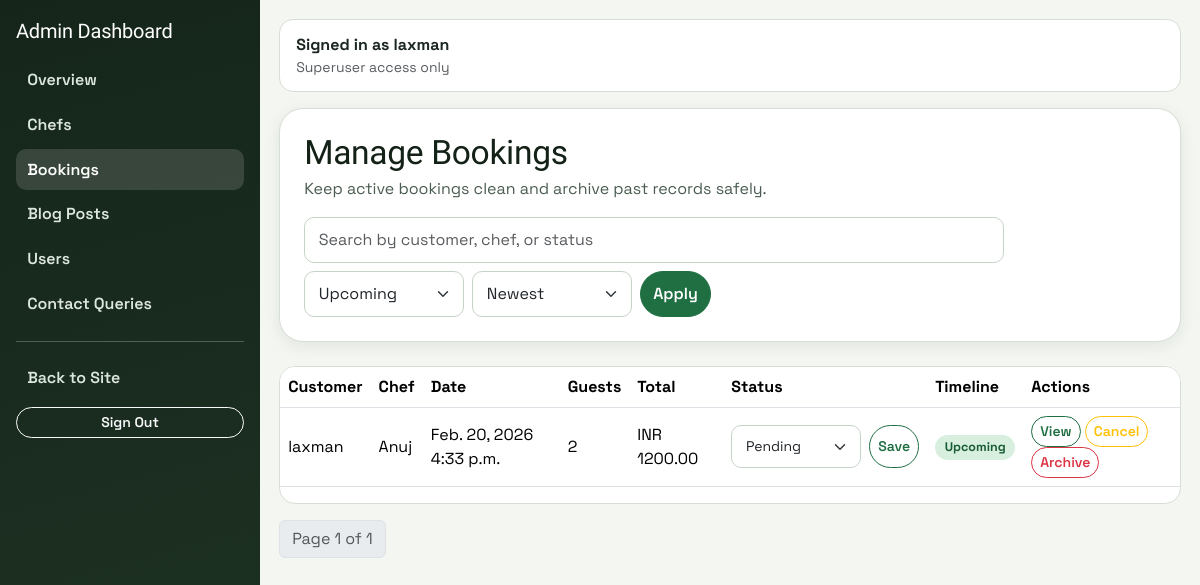
Page /myadmin/bookings/ (signed in) on the committed database.
### booking/models.py (models this page shows, shortened)
class Booking(models.Model):
    STATUS_CHOICES = [
        ('Pending', 'Pending'),
        ('Accepted', 'Accepted'),
        ('Rejected', 'Rejected'),
    ]
    customer = models.ForeignKey(settings.AUTH_USER_MODEL, on_delete=models.CASCADE)
    chef = models.ForeignKey('Chef', on_delete=models.CASCADE)
    date = models.DateField()
    time = models.TimeField()
    person = models.PositiveIntegerField()
    total_price = models.DecimalField(max_digits=8, decimal_places=2)
    status = models.CharField(max_length=20, choices=STATUS_CHOICES, default='Pending', db_index=True)
    is_deleted = models.BooleanField(default=False, db_index=True)
    deleted_at = models.DateTimeField(blank=True, null=True)
    deleted_by = models.ForeignKey(
        settings.AUTH_USER_MODEL,
        on_delete=models.SET_NULL,
        null=True,
        blank=True,
        related_name="deleted_bookings",
    )
    objects = ActiveBookingManager()
    all_objects = BookingQuerySet.as_manager()
    @property
    def scheduled_at(self):
        return datetime.combine(self.date, self.time).replace(tzinfo=dt_timezone.utc)
    @property
    def is_past(self):
        return self.scheduled_at < timezone.now()
    class Meta:
        indexes = [
            models.Index(fields=["date"]),
            models.Index(fields=["status", "date"]),
            models.Index(fields=["is_deleted", "date"]),
        ]

class Chef(models.Model):
    user = models.OneToOneField(settings.AUTH_USER_MODEL, on_delete=models.CASCADE)
    name = models.CharField(max_length=100)
    specialty = models.CharField(max_length=200)
    experience = models.PositiveIntegerField()  # years
    team_members = models.PositiveIntegerField(
        validators=[MinValueValidator(2)],
        blank=True,
        null=True
    )
    price_per_person = models.DecimalField(max_digits=8, decimal_places=2)
    image = models.ImageField(upload_to='chef_dishes/', blank=True, null=True)

### custom_admin/views.py (the view)
# urls.py: path("bookings/", views.booking_list, name="booking_list"),
@admin_required
def booking_list(request):
    q = request.GET.get("q", "").strip()
    scope = _safe_sort(request.GET.get("scope", "upcoming"), {"upcoming", "past", "archived", "all"}, "upcoming")
    sort = _safe_sort(request.GET.get("sort", "newest"), {"newest", "oldest", "status"}, "newest")
    order_map = {
        "newest": "-date",
        "oldest": "date",
        "status": "status",
    }
    bookings_qs = Booking.all_objects.select_related("customer", "chef")
    past_q = _past_booking_q()
    if scope == "upcoming":
        bookings_qs = bookings_qs.filter(is_deleted=False).exclude(past_q)
    elif scope == "past":
        bookings_qs = bookings_qs.filter(is_deleted=False).filter(past_q)
    elif scope == "archived":
        bookings_qs = bookings_qs.filter(is_deleted=True)
    else:
        bookings_qs = bookings_qs.filter(is_deleted=False)
    if q:
        bookings_qs = bookings_qs.filter(
            Q(customer__username__icontains=q)
            | Q(chef__name__icontains=q)
            | Q(status__icontains=q)
        )
    paginator = Paginator(bookings_qs.order_by(order_map[sort], "-time"), 15)
    bookings = paginator.get_page(request.GET.get("page"))
    return render(
        request,
        "custom_admin/booking_list.html",
        {
            "bookings": bookings,
            "q": q,
            "sort": sort,
            "scope": scope,
            "status_choices": Booking.STATUS_CHOICES,
        },
    )

### booking/context_processors.py (called while the page is built)
def chef_context(request):
    chef = None
    profile = None
    is_admin_user = False
    if request.user.is_authenticated:
        chef = Chef.objects.filter(user=request.user).first()
        profile = getattr(request.user, "profile", None)
        is_admin_user = request.user.is_superuser
    return {"chef": chef, "user_profile": profile, "is_admin_user": is_admin_user}

### custom_admin/views.py (called while the page is built)
def admin_required(view_func):
    @wraps(view_func)
    def wrapper(request, *args, **kwargs):
        if not request.user.is_authenticated:
            login_url = reverse("custom_admin:login")
            return redirect(f"{login_url}?next={request.path}")
        if not request.user.is_superuser:
            return HttpResponseForbidden("You do not have permission to access this module.")
        return view_func(request, *args, **kwargs)
    return wrapper

def _safe_sort(value, allowed, default):
    return value if value in allowed else default

def _past_booking_q():
    now = timezone.now()
    current_date = now.date()
    current_time = now.time().replace(microsecond=0)
    return Q(date__lt=current_date) | Q(date=current_date, time__lt=current_time)

### custom_admin/templates/custom_admin/booking_list.html (shortened to what this page needs)
{% extends "custom_admin/base.html" %}
{% block content %}
<section class="page-card p-4 mb-4 d-flex flex-wrap justify-content-between align-items-end gap-3">
  <div>
    <h2 class="section-title mb-1">Manage Bookings</h2>
    <p class="section-subtitle mb-0">Keep active bookings clean and archive past records safely.</p>
  </div>
  <form method="get" class="d-flex gap-2 flex-wrap" style="max-width:700px; width:100%;">
    <input name="q" value="{{ q }}" class="form-control" placeholder="Search by customer, chef, or status" style="min-width: 220px;" />
    <select name="scope" class="form-select" style="max-width: 160px;">
      <option value="upcoming" {% if scope == 'upcoming' %}selected{% endif %}>Upcoming</option>
    </select>
    <select name="sort" class="form-select" style="max-width: 160px;">
      <option value="newest" {% if sort == 'newest' %}selected{% endif %}>Newest</option>
    </select>
    <button class="btn btn-primary">Apply</button>
  </form>
</section>
<div class="data-table-wrap">
  <table class="table table-hover align-middle">
    <thead><tr><th>Customer</th><th>Chef</th><th>Date</th><th>Guests</th><th>Total</th><th>Status</th><th>Timeline</th><th>Actions</th></tr></thead>
    <tbody>
      {% for b in bookings %}
      <tr>
        <td>{{ b.customer.username }}</td>
        <td>{{ b.chef.name }}</td>
        <td>{{ b.date }} {{ b.time }}</td>
        <td>{{ b.person }}</td>
        <td>INR {{ b.total_price }}</td>
        <td>
          {% if not b.is_deleted %}
          <form method="post" action="{% url 'custom_admin:booking_update_status' b.pk %}" class="d-flex gap-2">
            <select name="status" class="form-select form-select-sm" style="min-width: 130px;">
              {% for value,label in status_choices %}
              <option value="{{ value }}" {% if b.status == value %}selected{% endif %}>{{ label }}</option>
              {% endfor %}
            </select>
            <button class="btn btn-sm btn-outline-primary">Save</button>
          </form>
          {% else %}
          <span class="text-muted">Archived</span>
          {% endif %}
        </td>
        <td>
          {% if b.is_deleted %}
          <span class="status-pill status-rejected">Archived</span>
          {% elif b.is_past %}
          <span class="status-pill status-pending">Past</span>
          {% else %}
          <span class="status-pill status-accepted">Upcoming</span>
          {% endif %}
        </td>
        <td>
          <a href="{% url 'custom_admin:booking_view' b.pk %}" class="btn btn-sm btn-outline-primary">View</a>
          {% if not b.is_deleted %}
          <form method="post" action="{% url 'custom_admin:booking_cancel' b.pk %}" class="d-inline">
            <button class="btn btn-sm btn-outline-warning" type="submit">Cancel</button>
          </form>
          <button class="btn btn-sm btn-outline-danger" data-bs-toggle="modal" data-bs-target="#confirmDeleteModal" data-action="{% url 'custom_admin:booking_delete' b.pk %}" data-name="booking #{{ b.pk }}">Archive</button>
          {% else %}
          <button class="btn btn-sm btn-outline-danger" data-bs-toggle="modal" data-bs-target="#confirmDeleteModal" data-action="{% url 'custom_admin:booking_hard_delete' b.pk %}" data-name="booking #{{ b.pk }}">Delete Permanently</button>
          {% endif %}
        </td>
      </tr>
      {% empty %}
      <tr><td colspan="8">No bookings found.</td></tr>
      {% endfor %}
    </tbody>
  </table>
</div>
{% include "custom_admin/partials/pagination.html" with page_obj=bookings q=q sort=sort scope=scope %}
{% endblock %}

### custom_admin/templates/custom_admin/base.html (shortened to what this page needs)
{% load static %}
<!DOCTYPE html>
<html lang="en">
<head>
  <link href="https://cdn.jsdelivr.net/npm/bootstrap@5.3.3/dist/css/bootstrap.min.css" rel="stylesheet" />
  <link href="{% static 'css/site.css' %}" rel="stylesheet" />
</head>
<body>
  <div class="admin-shell">
    <aside class="admin-sidebar">
      <h1 class="h5 text-white mb-3">Admin Dashboard</h1>
      <a href="{% url 'custom_admin:dashboard' %}" class="{% if request.resolver_match.url_name == 'dashboard' %}active{% endif %}">Overview</a>
      <a href="{% url 'custom_admin:chef_list' %}" class="{% if request.resolver_match.url_name == 'chef_list' or request.resolver_match.url_name == 'chef_add' or request.resolver_match.url_name == 'chef_edit' %}active{% endif %}">Chefs</a>
      <a href="{% url 'custom_admin:booking_list' %}" class="{% if request.resolver_match.url_name == 'booking_list' or request.resolver_match.url_name == 'booking_view' %}active{% endif %}">Bookings</a>
      <a href="{% url 'custom_admin:blog_list' %}" class="">Blog Posts</a>
      <a href="{% url 'custom_admin:user_list' %}" class="">Users</a>
      <a href="{% url 'custom_admin:contact_query_list' %}" class="{% if request.resolver_match.url_name == 'contact_query_list' or request.resolver_match.url_name == 'contact_query_view' %}active{% endif %}">Contact Queries</a>
      <hr class="border-light" />
      <a href="{% url 'home' %}">Back to Site</a>
      <form action="{% url 'custom_admin:logout' %}" method="post" class="mt-2">
        <button type="submit" class="btn btn-outline-light btn-sm w-100">Sign Out</button>
      </form>
    </aside>
    <main class="admin-main">
      <div class="admin-topbar d-flex justify-content-between align-items-center">
        <div>
          <strong>Signed in as {{ request.user.username }}</strong>
          <div class="text-muted small">Superuser access only</div>
        </div>
      </div>
      {% block content %}{% endblock %}
    </main>
  </div>
</body>
</html>

### static/css/site.css (style rules this page uses)
:root { --bg: #f5f7f3; --surface: #ffffff; --surface-muted: #eef2ea; --text: #1b2720; --text-muted: #4b5d50; --primary: #1f6f43; --primary-strong: #165233; --accent: #b87a2a; --border: #d7ded5; --danger: #a53838; --radius-sm: 10px; --radius-md: 16px; --radius-lg: 24px; --shadow-sm: 0 4px 16px rgba(22, 38, 28, 0.08); --shadow-md: 0 12px 36px rgba(22, 38, 28, 0.13); }
* { box-sizing: border-box; }
html, body { margin: 0; padding: 0; }
body { font-family: "Space Grotesk", "Segoe UI", sans-serif; color: var(--text); background: radial-gradient(circle at 10% 10%, #dfeadb 0%, rgba(223, 234, 219, 0) 40%), linear-gradient(180deg, #f9fbf8 0%, #eef3ec 100%); min-height: 100vh; }
h1, h2, h3, h4, h5, h6 { font-family: "Sora", "Segoe UI", sans-serif; letter-spacing: -0.01em; margin-top: 0; color: #132117; }
a { color: var(--primary); }
.page-card { background: var(--surface); border: 1px solid var(--border); border-radius: var(--radius-lg); box-shadow: var(--shadow-sm); }
.section-title { font-size: clamp(1.45rem, 3vw, 2.1rem); margin-bottom: 0.5rem; }
.section-subtitle { color: var(--text-muted); margin-bottom: 1.5rem; }
.form-control, .form-select { border-radius: var(--radius-sm); border-color: #c8d3c7; padding: 0.62rem 0.85rem; }
.btn { border-radius: 999px; font-weight: 600; }
.btn-primary { border-color: var(--primary); background: var(--primary); }
.btn-outline-primary { color: var(--primary); border-color: var(--primary); }
.data-table-wrap { overflow: auto; border: 1px solid var(--border); border-radius: var(--radius-md); background: var(--surface); }
table { margin: 0; }
thead th { background: #edf3ec; color: #1d2f24; border-bottom-width: 1px; }
.status-pill { display: inline-block; padding: 0.2rem 0.6rem; border-radius: 999px; font-size: 0.78rem; font-weight: 700; }
.status-accepted { background: #d8efe0; color: #195d36; }

### custom_admin/templates/custom_admin/base.html (style rules this page uses)
.admin-shell { min-height: 100vh; display: grid; grid-template-columns: 260px 1fr; }
.admin-sidebar { background: linear-gradient(165deg, #15251a, #1e3324); color: #dce7df; padding: 1.2rem 1rem; }
.admin-sidebar a { color: #dce7df; text-decoration: none; display: block; padding: .55rem .7rem; border-radius: 10px; margin-bottom: .2rem; font-weight: 600; }
.admin-sidebar a:hover, .admin-sidebar a.active { background: rgba(255,255,255,.14); color: #fff; }
.admin-main { padding: 1.2rem; background: #f3f6f1; }
.admin-topbar { background: #fff; border: 1px solid #d7ded5; border-radius: 14px; padding: .8rem 1rem; margin-bottom: 1rem; }

### rows in the picture
Booking: customer.username "laxman", chef.name "Anuj", date "Feb. 20, 2026", time "4:33 p.m.", person "2", total_price "1200.00", status "Pending", is_deleted "Upcoming"

### other values in the picture
{{ request.user.username }} "laxman"
{{ page_obj.number }} "1"
{{ page_obj.paginator.num_pages }} "1"
